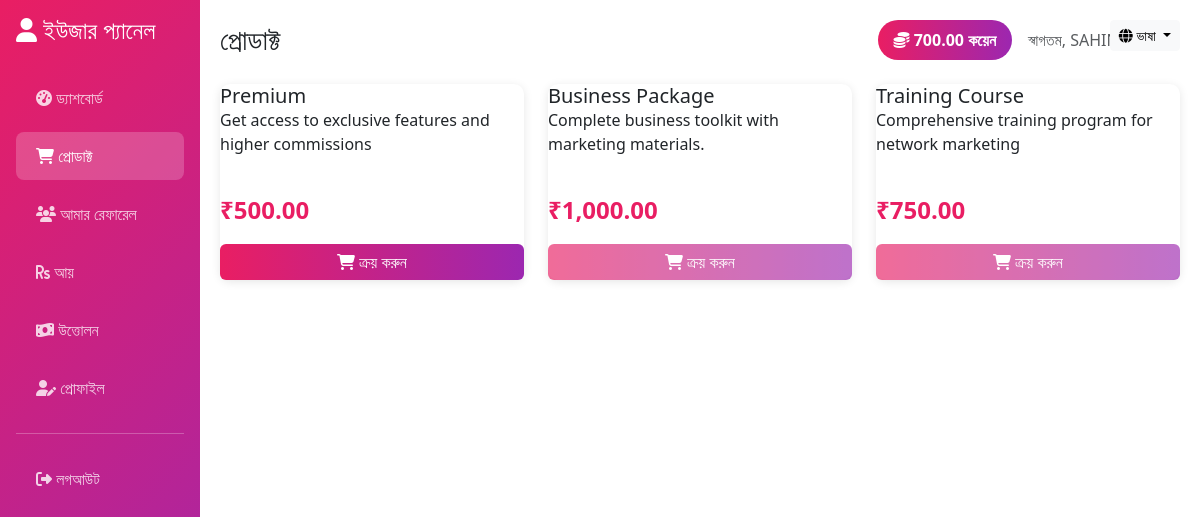
The page /user/products.php (signed in) on the database its author committed.
### tables this page shows
CREATE TABLE `users` (
  `id` int(11) NOT NULL,
  `name` varchar(100) NOT NULL,
  `age` int(11) NOT NULL,
  `mobile` varchar(15) NOT NULL,
  `password` varchar(255) NOT NULL,
  `address` text NOT NULL,
  `education` varchar(100) DEFAULT NULL,
  `referral_id` varchar(20) DEFAULT NULL,
  `payment_status` enum('pending','verified','rejected') DEFAULT 'pending',
  `created_at` timestamp NOT NULL DEFAULT current_timestamp(),
  `updated_at` timestamp NOT NULL DEFAULT current_timestamp() ON UPDATE current_timestamp(),
  `coins` decimal(10,2) DEFAULT 0.00
);

CREATE TABLE `products` (
  `id` int(11) NOT NULL,
  `name` varchar(255) NOT NULL,
  `description` text DEFAULT NULL,
  `price` decimal(10,2) NOT NULL,
  `image` varchar(255) DEFAULT NULL,
  `created_at` timestamp NOT NULL DEFAULT current_timestamp(),
  `updated_at` timestamp NOT NULL DEFAULT current_timestamp() ON UPDATE current_timestamp()
);

### includes/language.php (called while the page is built, shortened)
<?php
function getCurrentLanguage() {
    return $_SESSION['language'] ?? DEFAULT_LANGUAGE;
}
function loadLanguage($lang = null) {
    if ($lang === null) {
        $lang = getCurrentLanguage();
    }
    $langFile = LANG_PATH . $lang . '.php';
    if (file_exists($langFile)) {
        return include $langFile;
    }
    return [];
}
function __($key, $lang = null) {
    static $translations = null;
    if ($translations === null) {
        $translations = loadLanguage($lang);
    }
    return $translations[$key] ?? $key;
}
function getLanguageSwitcher() {
    $currentLang = getCurrentLanguage();
    $currentUrl = $_SERVER['REQUEST_URI'];
    $urlParts = parse_url($currentUrl);
    $links = [];
    foreach (AVAILABLE_LANGUAGES as $code => $name) {
        $query = isset($urlParts['query']) ? $urlParts['query'] : '';
        parse_str($query, $params);
        $params['lang'] = $code;
        $newQuery = http_build_query($params);
        $links[$code] = [
            'name' => $name,
            'url' => $urlParts['path'] . ($newQuery ? '?' . $newQuery : ''),
            'active' => ($code === $currentLang)
        ];
    }
    return $links;
}
?>

### user/products.php (the view, shortened to what this page needs)
<?php
include '../includes/language.php';
$currentLang = getCurrentLanguage();
$user_id = $_SESSION['user_id'];
$conn = getDBConnection();
$products_result = $conn->query("SELECT * FROM products ORDER BY created_at DESC");
$products = [];
while ($row = $products_result->fetch_assoc()) {
    $products[] = $row;
}
$stmt = $conn->prepare("SELECT coins FROM users WHERE id = ?");
$stmt->bind_param("i", $user_id);
$stmt->execute();
$user_coins = $stmt->get_result()->fetch_assoc()['coins'];
?>
<!DOCTYPE html>
<html lang="<?php echo $currentLang; ?>">
<head>
    <link href="https://cdn.jsdelivr.net/npm/bootstrap@5.3.0/dist/css/bootstrap.min.css" rel="stylesheet">
    <link rel="stylesheet" href="https://cdnjs.cloudflare.com/ajax/libs/font-awesome/6.4.0/css/all.min.css">
    <link rel="stylesheet" href="https://cdn.datatables.net/1.13.4/css/dataTables.bootstrap5.min.css">
    <link rel="stylesheet" href="https://cdn.datatables.net/responsive/2.4.1/css/responsive.bootstrap5.min.css">
</head>
<body>
    <div class="language-switcher">
        <div class="dropdown">
            <button class="btn btn-light btn-sm dropdown-toggle" type="button" id="languageDropdown" data-bs-toggle="dropdown">
                <i class="fas fa-globe"></i> <?php echo __('language'); ?>
            </button>
        </div>
    </div>
    <div class="container-fluid">
        <div class="row">
            <div class="col-md-3 col-lg-2 px-0 sidebar" id="sidebar">
                <div class="p-3">
                    <h4 class="mb-4">
                        <i class="fas fa-user"></i> <?php echo __('user_panel'); ?>
                    </h4>
                    <nav class="nav flex-column">
                        <a class="nav-link" href="dashboard.php">
                            <i class="fas fa-tachometer-alt"></i> <?php echo __('dashboard'); ?>
                        </a>
                        <a class="nav-link active" href="products.php">
                            <i class="fas fa-shopping-cart"></i> <?php echo __('products'); ?>
                        </a>
                        <a class="nav-link" href="referrals.php">
                            <i class="fas fa-users"></i> <?php echo __('my referrals'); ?>
                        </a>
                        <a class="nav-link" href="earnings.php">
                            <i class="fas fa-rupee-sign"></i> <?php echo __('earnings'); ?>
                        </a>
                        <a class="nav-link" href="withdrawals.php">
                            <i class="fas fa-money-bill-wave"></i> <?php echo __('withdrawals'); ?>
                        </a>
                        <a class="nav-link" href="profile.php">
                            <i class="fas fa-user-edit"></i> <?php echo __('profile'); ?>
                        </a>
                        <hr class="my-3">
                        <a class="nav-link" href="logout.php">
                            <i class="fas fa-sign-out-alt"></i> <?php echo __('logout'); ?>
                        </a>
                    </nav>
                </div>
            </div>
            <div class="col-md-9 col-lg-10 main-content">
                <div class="d-flex justify-content-between align-items-center mb-4 desktop-profile">
                    <h1 class="h3 mb-0"><?php echo __('products'); ?></h1>
                    <div class="d-flex align-items-center gap-3">
                        <div class="coins-badge">
                            <i class="fas fa-coins"></i> <?php echo number_format($user_coins, 2); ?> <?php echo __('coins'); ?>
                        </div>
                        <span class="text-muted"><?php echo __('welcome'); ?>, <?php echo htmlspecialchars($_SESSION['user_name']); ?></span>
                    </div>
                </div>
                <div class="row">
                    <?php foreach ($products as $product): ?>
                        <div class="col-md-6 col-lg-4 mb-4">
                            <div class="dashboard-card product-card">
                                <div class="card-body d-flex flex-column">
                                    <h5 class="card-title"><?php echo htmlspecialchars($product['name']); ?></h5>
                                    <p class="card-text flex-grow-1"><?php echo htmlspecialchars($product['description']); ?></p>
                                    <div class="product-price mb-3">₹<?php echo number_format($product['price'], 2); ?></div>
                                    <form method="POST" action="<?php echo htmlspecialchars($_SERVER['PHP_SELF']); ?>">
                                        <button type="submit" name="purchase_product" class="btn btn-primary w-100"
                                                <?php echo $user_coins < $product['price'] ? 'disabled' : ''; ?>>
                                            <i class="fas fa-shopping-cart"></i> <?php echo __('purchase'); ?>
                                        </button>
                                    </form>
                                </div>
                            </div>
                        </div>
                    <?php endforeach; ?>
                </div>
            </div>
        </div>
    </div>
</body>
</html>

### user/products.php (style rules this page uses)
:root { --primary-color: #e91e63; --secondary-color: #9c27b0; }
.dashboard-card { background: white; border-radius: 10px; box-shadow: 0 2px 10px rgba(0,0,0,0.1); margin-bottom: 20px; transition: transform 0.3s; }
.product-card { height: 100%; display: flex; flex-direction: column; }
.product-card .card-body { flex: 1; display: flex; flex-direction: column; }
.product-price { font-size: 1.5rem; font-weight: bold; color: var(--primary-color); }
.btn-primary { background: linear-gradient(to right, var(--primary-color), var(--secondary-color)); border: none; }
.sidebar { background: linear-gradient(135deg, var(--primary-color), var(--secondary-color)); min-height: 100vh; color: white; }
.sidebar .nav-link { color: rgba(255,255,255,0.8); padding: 12px 20px; margin: 5px 0; border-radius: 8px; transition: all 0.3s; }
.sidebar .nav-link.active { background: rgba(255,255,255,0.2); color: white; }
.main-content { padding: 20px; }
.language-switcher { position: absolute; top: 20px; right: 20px; z-index: 1002; }
.coins-badge { background: linear-gradient(to right, var(--primary-color), var(--secondary-color)); color: white; padding: 8px 16px; border-radius: 20px; font-weight: bold; }

### rows shown on the page
users: coins "700.00"
products: name "Premium", description "Get access to exclusive features and higher commissions", price "500.00"
products: name "Business Package", description "Complete business toolkit with marketing materials.", price "1,000.00"
products: name "Training Course", description "Comprehensive training program for network marketing", price "750.00"

### other values the page prints
__('language') "ভাষা"
__('user_panel') "ইউজার প্যানেল"
__('dashboard') "ড্যাশবোর্ড"
__('products') "প্রোডাক্ট"
__('my referrals') "আমার রেফারেল"
__('earnings') "আয়"
__('withdrawals') "উত্তোলন"
__('profile') "প্রোফাইল"
__('logout') "লগআউট"
__('coins') "কয়েন"
__('welcome') "স্বাগতম"
$_SESSION['user_name'] "SAHIN…"
